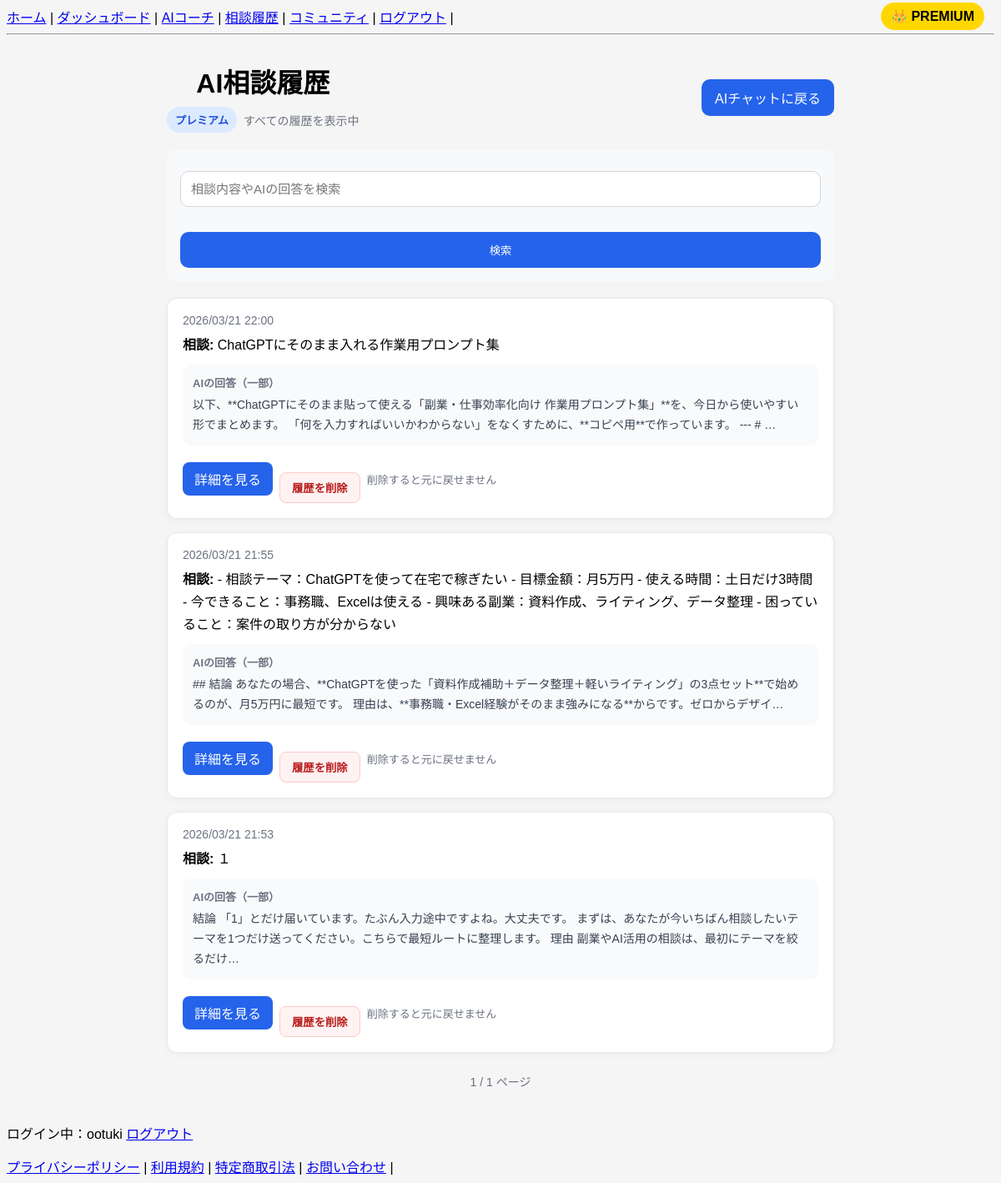
The page /ai-chat-history/ (signed in) on the database its author committed.
### snippets/models.py (models this page shows, shortened)
class AIChatHistory(models.Model):
    user = models.ForeignKey(User, on_delete=models.CASCADE)
    question = models.TextField()
    answer = models.TextField()
    created_at = models.DateTimeField(default=timezone.now)

### snippets/views/history_views.py (the view)
# urls.py: path("ai-chat-history/", ai_chat_history, name="ai_chat_history"),
@login_required
def ai_chat_history(request):
    profile, _ = Profile.objects.get_or_create(user=request.user)
    q = request.GET.get("q", "").strip()
    all_histories = AIChatHistory.objects.filter(user=request.user)
    if q:
        all_histories = all_histories.filter(
            Q(question__icontains=q) | Q(answer__icontains=q)
        )
    all_histories = all_histories.order_by("-created_at")
    if profile.is_premium:
        paginator = Paginator(all_histories, 10)
        page_number = request.GET.get("page")
        page_obj = paginator.get_page(page_number)
        histories = list(page_obj.object_list)
        is_limited = False
    else:
        histories = list(all_histories[:3])
        page_obj = None
        is_limited = all_histories.count() > 3
    for history in histories:
        history.highlighted_question = highlight_text(history.question, q)
        history.highlighted_answer = highlight_text(history.answer, q)
    return render(request, "snippets/ai_chat_history.html", {
        "histories": histories,
        "is_premium": profile.is_premium,
        "is_limited": is_limited,
        "q": q,
        "page_obj": page_obj,
    })

### snippets/views/history_views.py (called while the page is built)
def highlight_text(text, keyword):
    escaped_text = escape(text)
    escaped_keyword = escape(keyword)
    if not keyword:
        return escaped_text
    highlighted = escaped_text.replace(
        escaped_keyword,
        f'<mark style="background: #fef08a; padding: 0 2px; border-radius: 4px;">{escaped_keyword}</mark>'
    )
    return mark_safe(highlighted)

### snippets/templates/snippets/ai_chat_history.html (shortened to what this page needs)
{% extends "snippets/base.html" %}
{% block content %}
<div style="max-width: 800px; margin: 0 auto; padding: 24px;">
  <div style="display: flex; justify-content: space-between; align-items: center; gap: 12px; flex-wrap: wrap; margin-bottom: 20px;">
    <div>
      <h1 style="margin: 0 0 8px 0;">AI相談履歴</h1>
      <div style="display: flex; gap: 8px; align-items: center; flex-wrap: wrap;">
        {% if is_premium %}
          <span style="display: inline-block; background: #dbeafe; color: #1d4ed8; font-size: 13px; font-weight: 700; padding: 6px 10px; border-radius: 999px;">
            プレミアム
          </span>
          <span style="color: #6b7280; font-size: 14px;">
            すべての履歴を表示中
          </span>
        {% endif %}
      </div>
    </div>
    <a href="{% url 'ai_chat' %}"
       style="display: inline-block; background: #2563eb; color: white; text-decoration: none; padding: 10px 16px; border-radius: 10px;">
      AIチャットに戻る
    </a>
  </div>
  <form method="get" style="background: #f8f9fa; padding: 16px; border-radius: 12px; margin-bottom: 20px;">
    <div style="display: flex; gap: 10px; flex-wrap: wrap;">
      <input
        type="text"
        name="q"
        value="{{ q }}"
        placeholder="相談内容やAIの回答を検索"
        style="flex: 1; min-width: 220px; padding: 12px; border: 1px solid #d1d5db; border-radius: 10px; font-size: 15px; box-sizing: border-box;"
      >
      <button
        type="submit"
        style="background: #2563eb; color: white; border: none; padding: 12px 18px; border-radius: 10px; cursor: pointer;"
      >
        検索
      </button>
    </div>
  </form>
  {% for history in histories %}
  <div style="background: white; border: 1px solid #e5e7eb; border-radius: 12px; padding: 18px; margin-bottom: 16px; box-shadow: 0 2px 8px rgba(0,0,0,0.04);">
  <p style="margin: 0 0 8px 0; color: #6b7280; font-size: 14px;">
    {{ history.created_at|date:"Y/m/d H:i" }}
  </p>
  <p style="margin: 0 0 10px 0; line-height: 1.7;">
    <strong>相談:</strong> {{ history.highlighted_question|safe }}
  </p>
  <div style="background: #f9fafb; border-radius: 10px; padding: 12px; margin-bottom: 12px;">
    <p style="margin: 0 0 6px 0; font-size: 13px; color: #6b7280; font-weight: 700;">
      AIの回答（一部）
    </p>
    <p style="margin: 0; line-height: 1.7; color: #374151; font-size: 14px;">
      {{ history.answer|truncatechars:120 }}
    </p>
  </div>
  <div style="display: flex; gap: 8px; flex-wrap: wrap; align-items: center;">
    <a href="{% url 'ai_chat_history_detail' history.id %}"
       style="display: inline-block; background: #2563eb; color: white; text-decoration: none; padding: 8px 14px; border-radius: 8px;">
      詳細を見る
    </a>
    <form method="post" action="{% url 'delete_ai_chat_history' history.id %}" style="margin: 0;">
      <button
        type="submit"
        onclick="return confirm('この相談履歴を削除しますか？');"
        style="background: #fef2f2; color: #b91c1c; border: 1px solid #fecaca; padding: 8px 14px; border-radius: 8px; cursor: pointer; font-weight: 700;"
      >
        履歴を削除
      </button>
    </form>
    <span style="font-size: 13px; color: #6b7280;">
      削除すると元に戻せません
    </span>
  </div>
</div>
  {% endfor %}
{% if is_premium and page_obj %}
  <div style="display: flex; justify-content: center; align-items: center; gap: 10px; flex-wrap: wrap; margin-top: 24px;">
    <span style="color: #6b7280; font-size: 14px;">
      {{ page_obj.number }} / {{ page_obj.paginator.num_pages }} ページ
    </span>
  </div>
{% endif %}
</div>
{% endblock %}

### snippets/templates/snippets/base.html (shortened to what this page needs)
<!DOCTYPE html>
<html>
<head>
</head>
<body>
<nav>
{% if user.is_authenticated %}
<a href="/">ホーム</a> |
<a href="/dashboard/">ダッシュボード</a> |
<a href="/ai-chat/">AIコーチ</a> |
<a href="/ai-chat-history/">相談履歴</a> |
<a href="/community/">コミュニティ</a> |
<a href="/logout/">ログアウト</a> |
{% else %}
<a href="/">ホーム</a> |
<a href="/login/">ログイン</a> |
<a href="/signup/">新規登録</a> |
{% endif %}
</nav>
<hr>
{% block content %}
{% endblock %}
{% if user.is_authenticated %}
<p>
ログイン中：{{ user.username }}
<a href="/accounts/logout/">ログアウト</a>
</p>
{% endif %}
<div style="position:fixed;top:10px;right:20px;z-index:999;">
    {% if request.user.is_authenticated %}
        {% if request.user.profile.is_premium %}
            <span style="
                background:gold;
                color:black;
                padding:8px 12px;
                border-radius:20px;
                font-weight:bold;
            ">
                👑 PREMIUM
            </span>
        {% endif %}
    {% endif %}
</div>
<footer>
<a href="/privacy/">プライバシーポリシー</a> |
<a href="/terms/">利用規約</a> |
<a href="/legal/">特定商取引法</a> |
<a href="/contact/">お問い合わせ</a> |
</footer>
</body>
</html>

### snippets/templates/snippets/base.html (style rules this page uses)
body { font-family: Arial; background:#f5f5f5; }
h1 { text-align:center; }
input { width:100%; padding:10px; margin-top:10px; }
button { width:100%; padding:12px; margin-top:20px; background:#4CAF50; color:white; border:none; border-radius:5px; }

### rows shown on the page
AIChatHistory: created_at "2026/03/21 22:00", highlighted_question "ChatGPTにそのまま入れる作業用プロンプト集", answer "以下、**ChatGPTにそのまま貼って使える「副業・仕事効率化向け 作業用プロンプト集」**を、今日から使いやすい形でまとめます。 「何を入力すればいいかわからない」をなくすために、**コピペ用**で作っています。 --- # …"
AIChatHistory: created_at "2026/03/21 21:55", highlighted_question "- 相談テーマ：ChatGPTを使って在宅で稼ぎたい - 目標金額：月5万円 - 使える時間：土日だけ3時間 - 今できること：事務職、Excelは使える - 興味ある副業：資料作成、ライティング、データ整理 - 困っていること：案件の取り方が分からない", answer "## 結論 あなたの場合、**ChatGPTを使った「資料作成補助＋データ整理＋軽いライティング」の3点セット**で始めるのが、月5万円に最短です。 理由は、**事務職・Excel経験がそのまま強みになる**からです。ゼロからデザイ…"
AIChatHistory: created_at "2026/03/21 21:53", highlighted_question "１", answer "結論 「1」とだけ届いています。たぶん入力途中ですよね。大丈夫です。 まずは、あなたが今いちばん相談したいテーマを1つだけ送ってください。こちらで最短ルートに整理します。 理由 副業やAI活用の相談は、最初にテーマを絞るだけ…"

### other values the page prints
{{ page_obj.number }} "1"
{{ page_obj.paginator.num_pages }} "1"
{{ user.username }} "ootuki"
